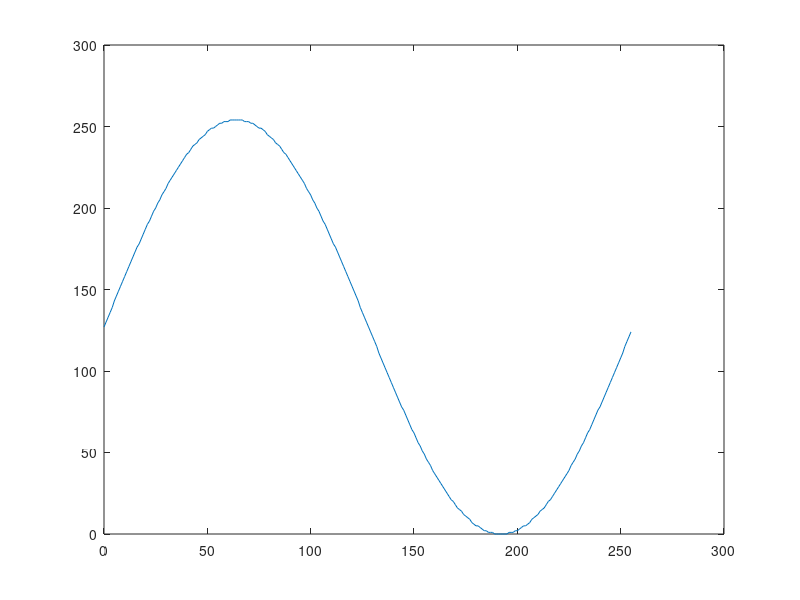

Reproduce this figure in MATLAB.

clear

clc

n = 0:255 ;

yn = sin(2*pi/256*n) ;

 

yn = round((yn+1)*127); 

 

plot(n,yn);

fid = fopen('./Sin_Wave_Rom.coe','wt');

fprintf(fid,'memory_initialization_radix = 10;\nmemory_initialization_vector = ');

 

for i = 1 : 256

    if mod(i-1,8) == 0 

        fprintf(fid,'\n');

    end

    fprintf(fid,'%4d,',yn(i));

end
